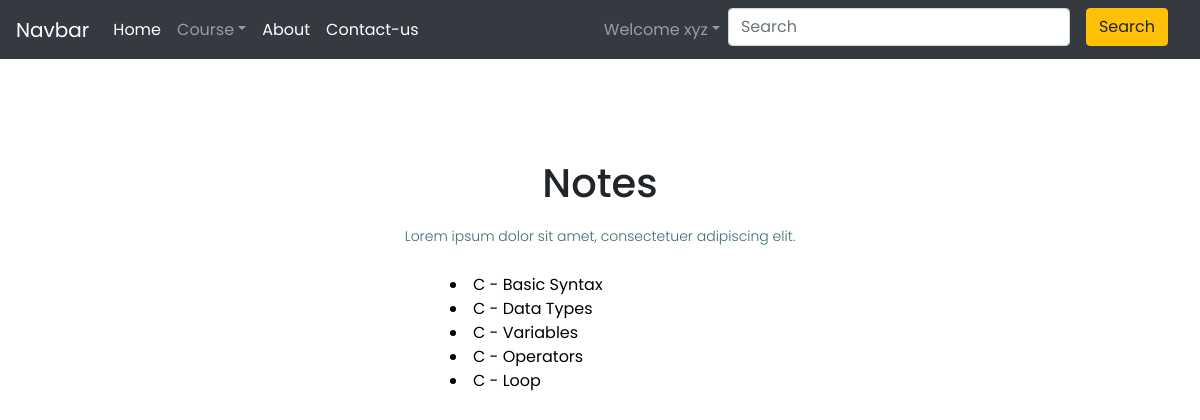
/notes.php?course_id=1 (signed in), run on the app's committed database.
### tables this page shows
CREATE TABLE `lesson` (
  `lesson_id` int(11) NOT NULL,
  `lesson_name` text NOT NULL,
  `lesson_note` text NOT NULL,
  `lesson_desc` text NOT NULL,
  `course_id` int(11) NOT NULL
);

### notes.php (the view, shortened to what this page needs)
<?php
include "common/header.php";
include "partials/dbconnect.php";
?>
<section class="course">
    <?php
$course_id=$_GET['course_id'];
$sql = "SELECT * FROM `lesson` WHERE course_id='$course_id'";
$result = mysqli_query($conn, $sql);?>
    <h1>Notes</h1>
    <p>Lorem ipsum dolor sit amet, consectetuer adipiscing elit. </p>
    <?php while($row = mysqli_fetch_assoc($result)){?>
    <form action="notedetailsBeg.php" method="POST">
        <button style="background-color: transparent;border: none;text-align:left;color: Black;">
            <li style="width: 300px;"><?php echo $row['lesson_name']; ?></li>
        </button>
    </form>
<?php }?>
</section>

### style.css (style rules this page uses)
* { margin:0; padding:0; font-family: 'Poppins', sans-serif; }
.course { width: 85%; margin: auto; text-align: center; padding-top: 100px; }
h1 { font-size: 36px; font-weight: 600; }
p { color: #3c6e71; font-size: 14px; font-weight: 300; line-height: 22px; padding: 10px; }

### data on the page
lesson: lesson_name "C - Basic Syntax"
lesson: lesson_name "C - Data Types"
lesson: lesson_name "C - Variables"
lesson: lesson_name "C - Operators"
lesson: lesson_name "C - Loop"

### other printed values
$_SESSION['user_name'] "xyz"
